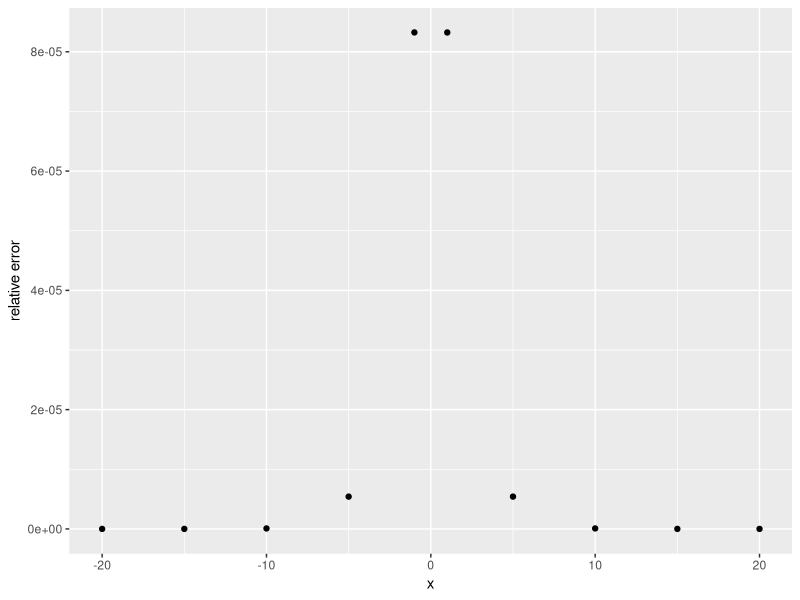
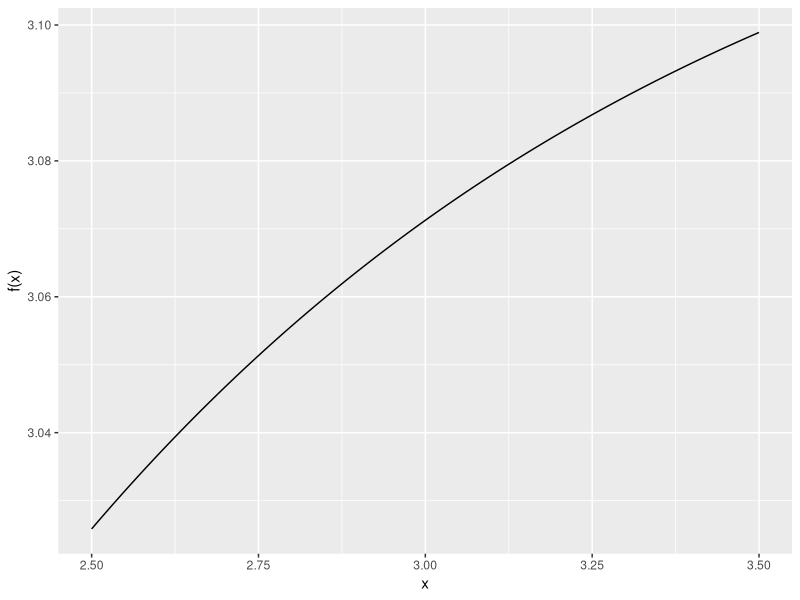
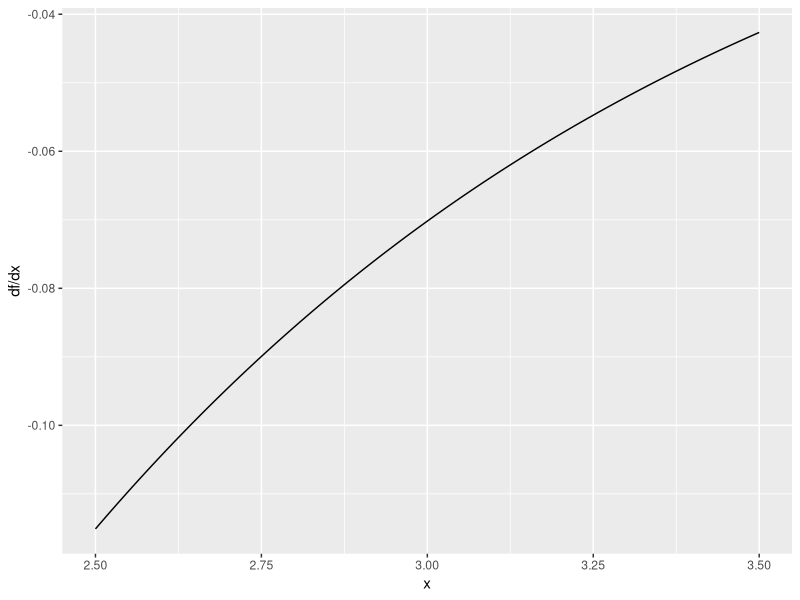
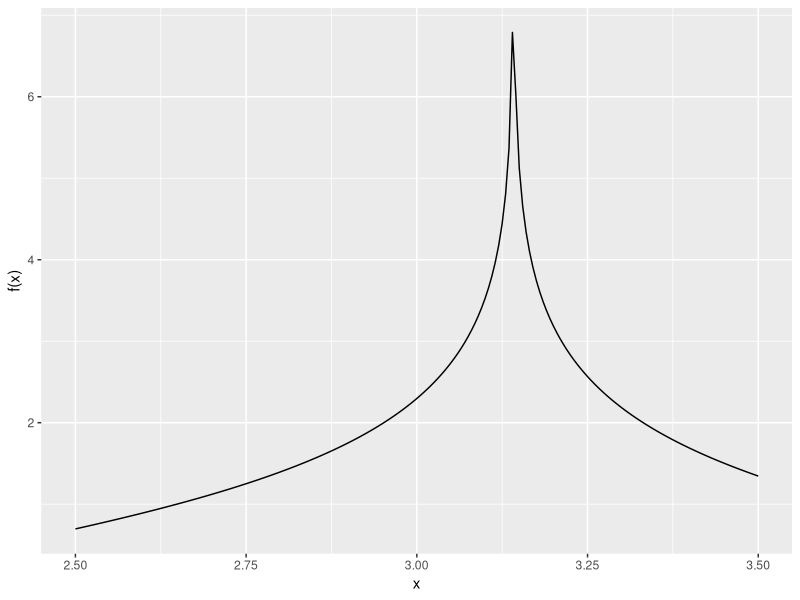
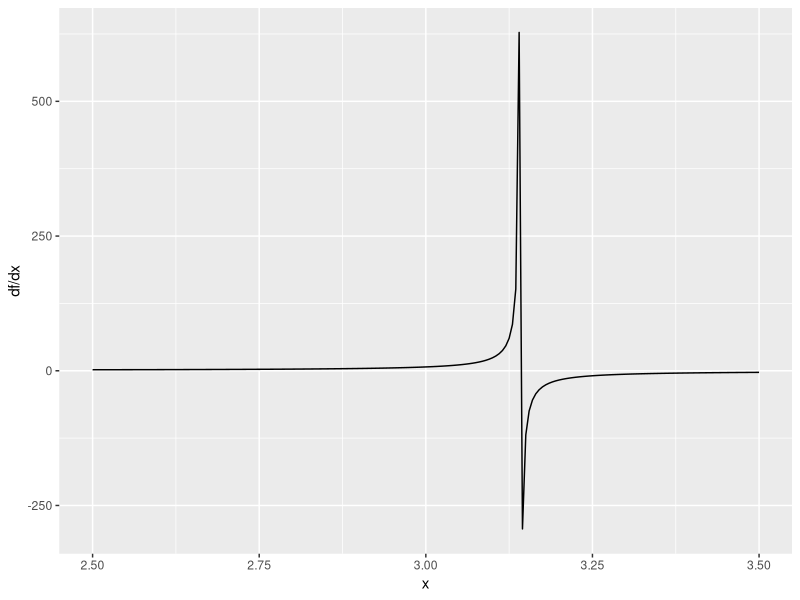
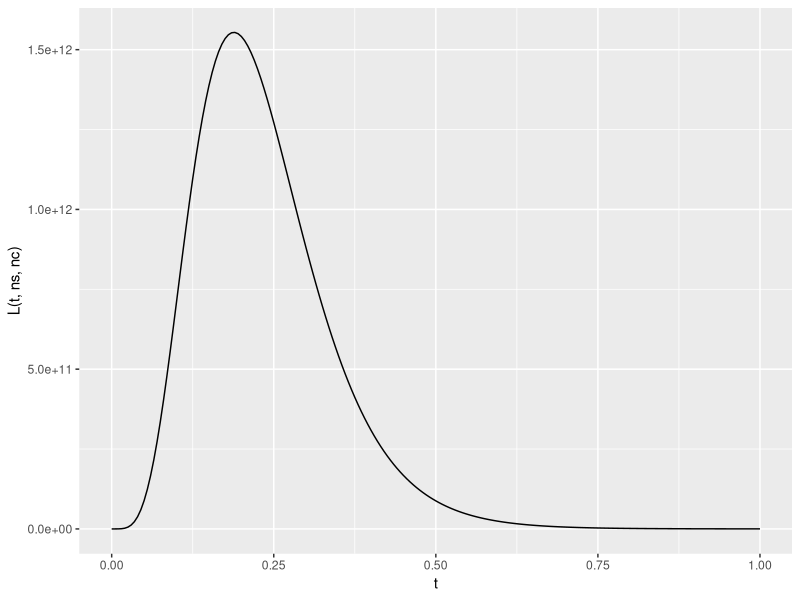
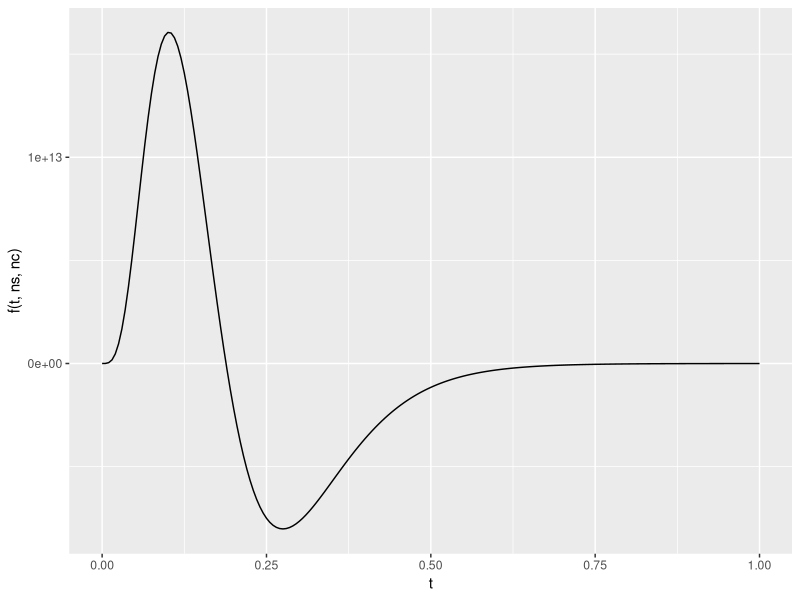
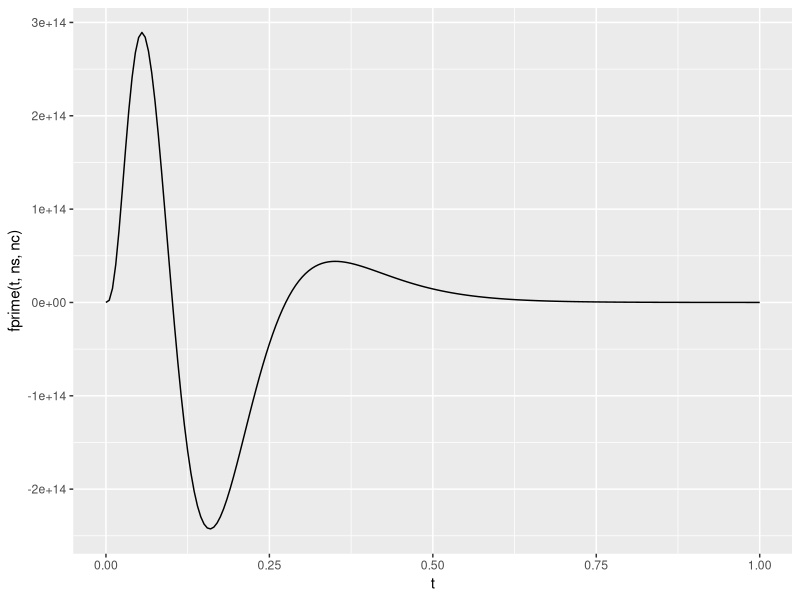

The R source for these figures, in order:
## ---- chunk 1
library(ggplot2)

set.seed(10)
## ---- chunk 2
awfulExp <- function(x, threshold=.005) {
  val <- rep(0, length(x))

  sgn <- -1*(x<0) + 1*(x>0)
  x <- abs(x)

  for (i in 1:length(val)) {
    counter <- 0
    error <- 1
    while(abs(error) >= threshold) {
      error <- x[i]^counter / factorial(counter)
      counter <- counter + 1
      val[i] <- val[i] + error
    }
  }
  return(val^sgn)
}
## ---- chunk 3
awfulExp(1)
awfulExp(-1)

awfulExp(5)
awfulExp(-5)

awfulExp(10)
awfulExp(-10)

awfulExp(15)
awfulExp(-15)

awfulExp(20)
awfulExp(-20)
## ---- chunk 4
x <- c(1, -1, 5, -5, 10, -10, 15, -15, 20, -20)
qplot(x, abs(exp(x) - awfulExp(x))/ abs(exp(x)), xlab="x", ylab="relative error")
## ---- chunk 5
-(1/(2 + exp(-2*3)))^.5 * (2*exp(-3)/(1+exp(-2*3)))
## ---- chunk 6
x <- seq(2.5, 3.5, .001)
qplot(x, acos(-1 / (1+exp(-2*x))), geom="line", ylab="f(x)")
qplot(x, -(1/(2 + exp(-2*x)))^.5 * (2*exp(-x)/(1+exp(-2*x))), geom="line", ylab="df/dx")
## ---- chunk 7
findRootv1 <- function(x0=3, threshold=.005) {
  error <- 1
  val <- x0
  counter <- 0
  while(error >= threshold) {
    tmp <- acos(-1 / (1+exp(-2*val)))
    error <- abs(val - tmp)
    val <- tmp
    counter <- counter + 1
  }
  return(list(root=val, steps=counter))
}
## ---- chunk 8
res1 <- findRootv1(3)
res1$root
res1$steps
## ---- chunk 9
# -.5*(tan(3)/cos(3)^2 + tan(3)/cos(3))
-.5*(tan(3)/cos(3) / (1/cos(3) + 1))
## ---- chunk 10
x <- seq(2.5, 3.5, .005)
qplot(x, .5 * log( -1 / (1 + 1/cos(x))), ylab="f(x)", geom="line")
# qplot(x, -.5*(tan(x)/cos(x)^2 + tan(x)/cos(x)), geom="line")
qplot(x, -.5*(tan(x)/cos(x) / (1/cos(x) + 1)), ylab="df/dx", geom="line")
## ---- chunk 11
findRootv2 <- function(x0=3, threshold=.005) {
  error <- 1
  val <- x0
  counter <- 0
  while(error >= threshold) {
    tmp <- .5 * log( -1 / (1 + 1/cos(val)) )
    error <- abs(val - tmp)
    val <- tmp
    counter <- counter + 1
  }
  return(list(root=val, steps=counter))
}
## ---- chunk 12
# res2 <- findRootv2(3)
# res2$root
# res2$steps
## ---- chunk 13
f <- function(x) {
  return(cos(x) + 1/(1+exp(-2*x)))
}

fprime <- function(x) {
  return(-sin(x) + 2*exp(-2*x)/(1+exp(-2*x))^2)
}

findRootNewton <- function(x0=3, threshold=.005) {
  error <- 1
  val <- x0
  counter <- 0
  while(error >= threshold) {
    tmp <- f(val) / fprime(val)
    error <- abs(tmp)
    val <- val - tmp
    counter <- counter + 1
  }
  return(list(root=val, steps=counter))
}
## ---- chunk 14
res3 <- findRootNewton(3)
res3$root
res3$steps
## ---- chunk 15
L <- function(t, ns, nc) {
  val <- (3-3*exp(-4/3*t))^ns * (1+3*exp(-4/3*t))^nc
  return(val)
}

f <- function(t, ns, nc) {
  val <- L(t, ns-1, nc-1) * (4*(ns-3*nc)*exp(-4/3*t) + 12*(nc+ns)*(exp(-8/3*t)))
  return(val)
}

fprime <- function(t, ns, nc) {
  val <- L(t, ns-1, nc-1) * (-16/3*(ns-3*nc)*exp(-4/3*t) + -96/3*(nc+ns)*(exp(-8/3*t)))
  val <- val + f(t, ns-1, nc-1) * (4*(ns-3*nc)*exp(-4/3*t) + 12*(nc+ns)*(exp(-8/3*t)))
  return(val)
}

findRootNewton <- function(x0=10, ns=5, nc=25, threshold=.005) {
  error <- 1
  val <- x0
  counter <- 0
  while(error >= threshold) {
    tmp <- f(val, ns, nc) / fprime(val, ns, nc)
    error <- abs(tmp)
    val <- val - tmp
    counter <- counter + 1
  }
  return(list(root=val, steps=counter))
}
## ---- chunk 16
ns <- 5
nc <- 25
t <- seq(0,1,.005)
qplot(t, L(t, ns, nc), geom="line")
qplot(t, f(t, ns, nc), geom="line")
qplot(t, fprime(t, ns, nc), geom="line")
## ---- chunk 17
x0 <- .2
res <- findRootNewton(x0, ns, nc)
res$root
res$steps
## ---- chunk 18
gramschmidtQR <- function(A) {
  print("This algorithm sucks.")
  m <- dim(A)[1]
  n <- dim(A)[2]
  Q <- matrix(0, nrow=m, ncol=n)
  R <- matrix(0, nrow=n, ncol=n)
  for (j in 1:n) {
    v <- A[,j]
    for (i in 1:j) {
      R[i,j] <- Q[,i] %*% A[,j]
      v <- v - R[i,j] * Q[,i]
    }
    R[j,j] <- norm(v, type="2")
    Q[,j] <- v / R[j,j]
  }
  print("Again, this algorithm sucks.")
  return(list(Q=Q, R=R))
}
## ---- chunk 19
m <- 10
n <- 8

A <- matrix(rnorm(m*n), nrow=m, ncol=n)
res <- gramschmidtQR(A)

res$Q
res$R

# Check that the Q and R are correct.
all.equal(A, res$Q %*% res$R)
## ---- chunk 20
isOrthonormal <- function(Q) {
  if (all.equal(diag(dim(A)[2]), t(res$Q) %*% res$Q)) {
    return(TRUE)
  } else {
    return(FALSE)
  }
}
## ---- chunk 21
isOrthonormal(res$Q)
